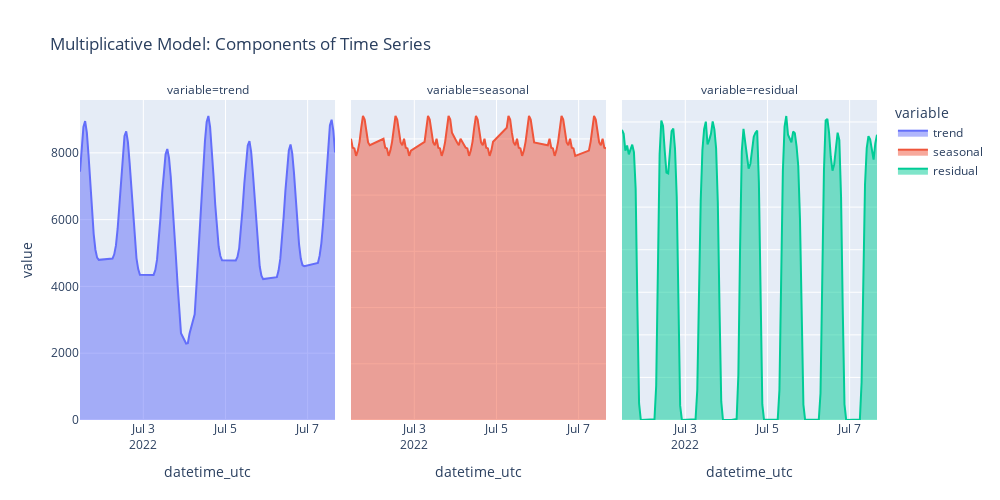

The notebook cell saved with this chart:
### Code cell
fig = px.area(dff, x=dff.index, y='value', color='variable', facet_col='variable', width=1000, height=500, title='Multiplicative Model: Components of Time Series')
fig.update_yaxes(matches=None)
